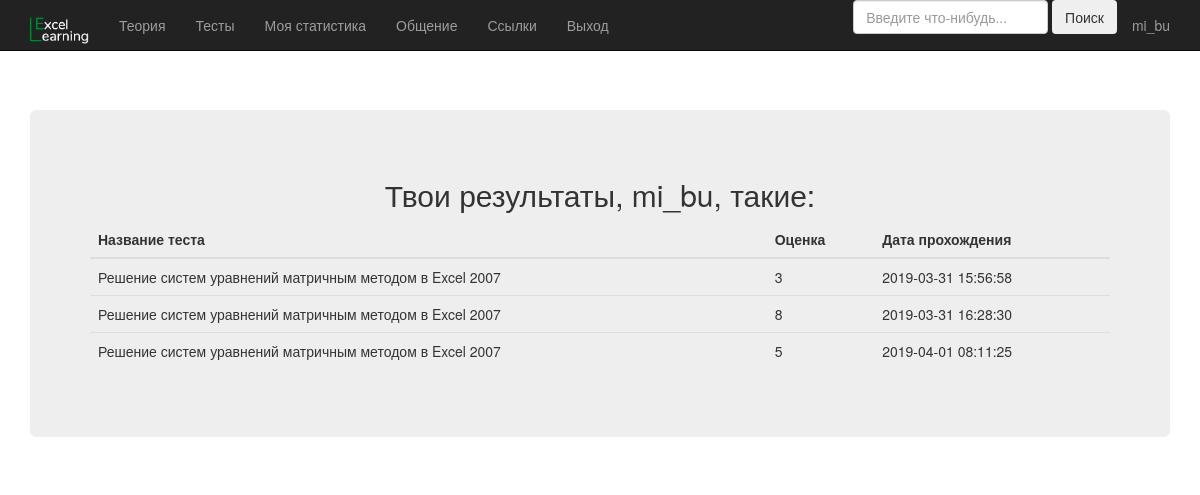
The app's page /statistics.php (signed in) with its own data.
### tables this page shows
CREATE TABLE IF NOT EXISTS `users` (
  `id` int(11) NOT NULL AUTO_INCREMENT,
  `first_name` varchar(255) NOT NULL,
  `last_name` varchar(255) NOT NULL,
  `user_name` varchar(255) NOT NULL,
  `email` varchar(255) NOT NULL,
  `password` text NOT NULL,
  `validation_code` text NOT NULL,
  `active` tinyint(4) NOT NULL DEFAULT '0',
  `role` tinyint(4) NOT NULL DEFAULT '0',
  PRIMARY KEY (`id`)
);

CREATE TABLE IF NOT EXISTS `statistics` (
  `test_id` int(11) NOT NULL,
  `note` int(2) NOT NULL DEFAULT '0',
  `user_id` int(11) NOT NULL,
  `date` datetime NOT NULL DEFAULT CURRENT_TIMESTAMP,
  KEY `test_id` (`test_id`),
  KEY `user_id` (`user_id`)
);

CREATE TABLE IF NOT EXISTS `testing` (
  `test_id` int(11) NOT NULL AUTO_INCREMENT,
  `test_name` varchar(255) NOT NULL,
  `test_url` text NOT NULL,
  PRIMARY KEY (`test_id`)
);

### functions/functions.php (called while the page is built, shortened)
<?php
function logged_in(){
  if(isset($_SESSION['email']) || isset($_COOKIE['email']))
   return true;
  else
    return false;
}

### functions/db.php (called while the page is built, shortened)
<?php
$connection=mysqli_connect('localhost','root','','first_project');
$connection->query("SET NAMES utf8");
function query($query){
  global $connection;
  return mysqli_query($connection,$query);
}
function fetch_array($result){
  return mysqli_fetch_array($result);
}
?>

### statistics.php (the view, shortened to what this page needs)
<?php include('includes/header.php'); ?>
<?php
 include('includes/nav_student.php');
?>
	<div class="jumbotron">
		<h2 class="text-center">
      Твои результаты,
      <?php
      if(logged_in()){
        if(isset($_SESSION['email'])){
          $email=$_SESSION['email'];
          $sql='SELECT user_name FROM users WHERE email="'.$email.'"';
          $result=query($sql);
          $row=fetch_array($result);
          $name=$row['user_name'];
          echo $name;
        }
      }
        else
        redirect("index.php");
       ?>, такие:
		</h2>
    <table class="table table-inverse">
      <thead>
        <tr>
          <th >Название теста</th>
          <th>Оценка</th>
          <th>Дата прохождения</th>
        </tr>
      </thead>
      <tbody>
<?php
  $email=$_SESSION['email'];
  $sql2='SELECT id from users where email="'.$email.'"';
  $result2=query($sql2);
  $row2=fetch_array($result2);
  $user_id=$row2['id'];
  $sql="SELECT test_id, note, date from statistics where user_id=".$user_id."";
  $result=query($sql);
while($result3 = mysqli_fetch_array($result)){
    $test_id=$result3['test_id'];
    $sql1='SELECT test_name from testing where test_id='.$test_id;
    $result1=query($sql1);
    $row1=fetch_array($result1);
    $test_name=$row1['test_name'];
    $note=$result3['note'];
    $date=$result3['date'];
    echo '
    <tr>
          <td>'.$test_name.'</td>
          <td>'.$note.'</td>
          <td>'.$date.'</td>
    </tr>';
}
 ?>
</tbody>
</table>
	</div>
	<?php include('includes/footer.php'); ?>

### includes/nav_student.php (shortened to what this page needs)
<nav class="navbar navbar-inverse navbar-fixed-top justify-content-between">
   <div class="container">
     <div class="navbar-header">
       <a class="navbar-brand" href="student.php">
<img src="logo.png" height=30 alt="">
      </a>
     </div>
     <div id="navbar" class="collapse navbar-collapse">
       <ul class="nav navbar-nav">
         <li><a href="student.php">Теория</a></li>
         <li><a href="testing.php">Тесты</a></li>
         <li><a href="statistics.php">Моя статистика</a></li>
         <li><a href="com.php">Общение</a></li>
         <li><a href="links.php">Ссылки</a></li>
         <li><a href="logout.php">Выход</a></li>
       </ul>
       <ul class="nav navbar-nav navbar-right">
           <li>
             <form class="form-inline" action='student_search.php' method="post" >
               <div class="form-group mx-sm-3 mb-2">
                  <input class="form-control " type=text name="search" placeholder="Введите что-нибудь..." aria-label="Search">
                </div>
                <div class="form-group mx-sm-3 mb-2">
          <button class="btn btn-outline-success my-2 my-sm-0" type="submit">Поиск</button>
       </div>
              </form>
           </li>
           <li><a href="statistics.php">
             <?php
             if(logged_in()){
               if(isset($_SESSION['email'])){
                 $email=$_SESSION['email'];
                 $sql='SELECT user_name FROM users WHERE email="'.$email.'"';
                 $result=query($sql);
                 $row=fetch_array($result);
                 $name=$row['user_name'];
                 echo $name;
               }
             }
               else
               redirect("index.php");
              ?>
</a>
           </li>
         </ul>
     </div>
   </div>
 </nav>

### css/styles.css (style rules this page uses)
body { padding-top: 90px; }

### records on screen
users: user_name "mi_bu"
statistics: test.test_name "Решение систем уравнений матричным методом в Excel 2007", note "3", date "2019-03-31 15:56:58"
statistics: test.test_name "Решение систем уравнений матричным методом в Excel 2007", note "8", date "2019-03-31 16:28:30"
statistics: test.test_name "Решение систем уравнений матричным методом в Excel 2007", note "5", date "2019-04-01 08:11:25"
